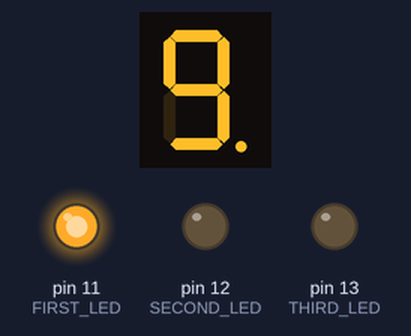
A sketch run on a simulated Arduino Uno, built with avr-gcc and run on an emulated ATmega328P. Parts: 1-digit seven-segment display, output pins drawn as LEDs (lit = HIGH). Wiring (inferred from the names in the program): 1-digit 7-segment display, segments lit when LOW: segments pin 3, pin 2, pin 7, pin 8, pin 9, pin 4, pin 5, pin 6. The segment pins are drawn as the display they are named for; pins used as bus, display or sensor lines are not drawn.

Above: at 0.1 s.
At 4.1 s:
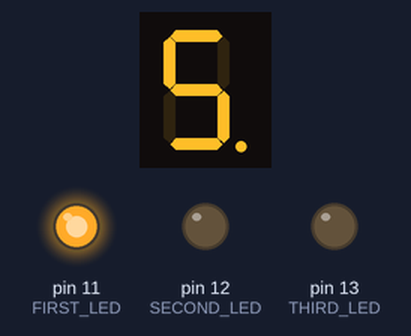
At 8.1 s:
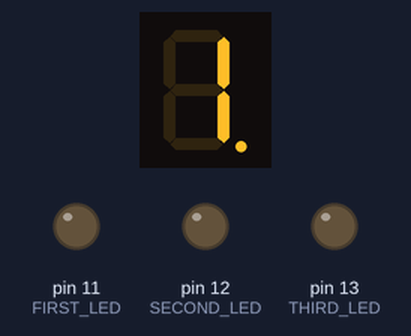
At 15.3 s:
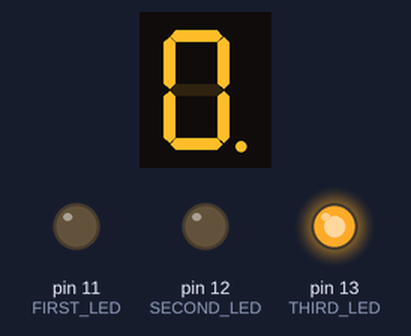
At 26.7 s:
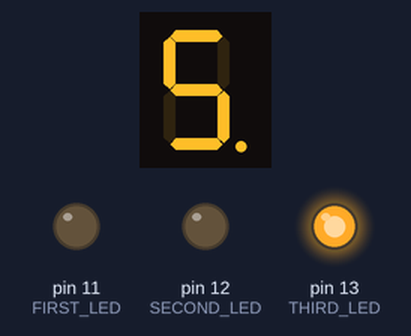
At 37.9 s:
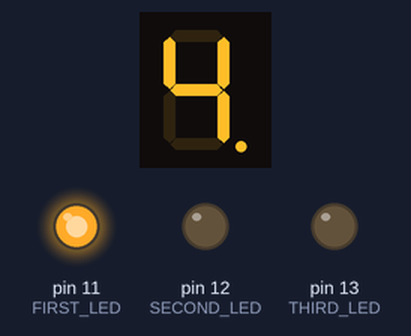
Timing chart, 0 to 40.0 s (numbered marks = the images above):
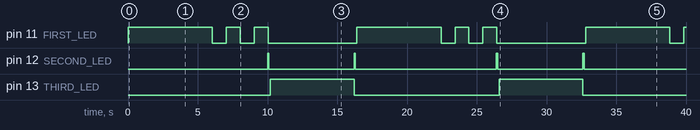

Measured:
- by itself, pin 11 (FIRST_LED): repeats every 16.4 s: 2 × (LOW 1.0 s, HIGH 1.0 s), LOW 6.4 s, HIGH 6.0 s
- by itself, pin 12 (SECOND_LED): LOW → HIGH at 10.0 s, → LOW 0.10 s later, → HIGH 6.1 s later, → LOW 0.10 s later, … (8 changes in this stretch)
- by itself, pin 13 (THIRD_LED): alternates HIGH for 6.0 s and LOW for 10.4 s
- what the display in image 1 shows lasts 1.0 s, from 4.0 s to 5.0 s

The sketch:

trafficLights.ino
```cpp
#include <Arduino.h>
#include "trafficLights.h"
#include "sevenSegmentDisplay.h"

int ledState = LOW;
unsigned long previousMillis = 0;
long interval = 250;

void runFirstState()
{

  digitalWrite(FIRST_LED, HIGH);
  for (int i = 9; i >= 0; i--)
  {
    resetDisplay();
    display(i);
    delay(1000);
    int counter = 0;
    if (i <= 5)
    {
      while (counter <= 6)
      {
        unsigned long currentMillis = millis();
        if (currentMillis - previousMillis >= interval)
          previousMillis = currentMillis;

        if (ledState == LOW)
        {
          ledState = HIGH;
        }
        else
        {
          ledState = LOW;
        }

        digitalWrite(FIRST_LED, ledState);
        counter++;
        interval = 100;
        previousMillis = 0;
      }
    }
  }
  digitalWrite(FIRST_LED, LOW);
  turnOffDisplay();
}

void runSecondState()
{

    digitalWrite(SECOND_LED, HIGH);
    delay(100);
    digitalWrite(SECOND_LED, LOW);
    delay(100);
}

void runThirdState()
{
  digitalWrite(THIRD_LED, HIGH);
  for (int i = 5; i >= 0; i--)
  {
    resetDisplay();
    display(i);
    delay(1000);
  }
  digitalWrite(THIRD_LED, LOW);
  turnOffDisplay();
}

void (*lightStates[3])() = {
    runFirstState,
    runSecondState,
    runThirdState};

boolean direction = true;
int currentState = 1;

void setup()
{
  pinMode(FIRST_LED, OUTPUT);
  pinMode(SECOND_LED, OUTPUT);
  pinMode(THIRD_LED, OUTPUT);
  pinMode(DISPLAY_A, OUTPUT);
  pinMode(DISPLAY_B, OUTPUT);
  pinMode(DISPLAY_C, OUTPUT);
  pinMode(DISPLAY_D, OUTPUT);
  pinMode(DISPLAY_E, OUTPUT);
  pinMode(DISPLAY_F, OUTPUT);
  pinMode(DISPLAY_G, OUTPUT);
  pinMode(DISPLAY_DP, OUTPUT);
}

void loop()
{

  (*lightStates[currentState - 1])();

  if (direction == true)
  {
    currentState++;
  }
  else
  {
    currentState--;
  }

  if ((currentState == NO_OF_STATES) || (currentState == FIRST_STATE))
  {
    direction = !direction;
  }
}
```

sevenSegmentDisplay.cpp
```cpp
#include <Arduino.h>
#include "sevenSegmentDisplay.h"


void resetDisplay()
{
  digitalWrite(DISPLAY_A, LOW);
  digitalWrite(DISPLAY_B, LOW);
  digitalWrite(DISPLAY_C, LOW);
  digitalWrite(DISPLAY_D, LOW);
  digitalWrite(DISPLAY_E, LOW);
  digitalWrite(DISPLAY_F, LOW);
  digitalWrite(DISPLAY_G, LOW);
  digitalWrite(DISPLAY_DP, LOW);
}

void turnOffDisplay()
{
  digitalWrite(DISPLAY_A, HIGH);
  digitalWrite(DISPLAY_B, HIGH);
  digitalWrite(DISPLAY_C, HIGH);
  digitalWrite(DISPLAY_D, HIGH);
  digitalWrite(DISPLAY_E, HIGH);
  digitalWrite(DISPLAY_F, HIGH);
  digitalWrite(DISPLAY_G, HIGH);
  digitalWrite(DISPLAY_DP, HIGH);
}

void display(int input)
{
  switch (input)
  {
  case 0:
    digitalWrite(DISPLAY_G, HIGH);
    break;
  case 1:
    digitalWrite(DISPLAY_A, HIGH);
    digitalWrite(DISPLAY_D, HIGH);
    digitalWrite(DISPLAY_E, HIGH);
    digitalWrite(DISPLAY_F, HIGH);
    digitalWrite(DISPLAY_G, HIGH);
    break;
  case 2:
    digitalWrite(DISPLAY_C, HIGH);
    digitalWrite(DISPLAY_F, HIGH);
    break;
  case 3:
    digitalWrite(DISPLAY_E, HIGH);
    digitalWrite(DISPLAY_F, HIGH);
    break;
  case 4:
    digitalWrite(DISPLAY_A, HIGH);
    digitalWrite(DISPLAY_D, HIGH);
    digitalWrite(DISPLAY_E, HIGH);
    break;
  case 5:
    digitalWrite(DISPLAY_B, HIGH);
    digitalWrite(DISPLAY_E, HIGH);
    break;
  case 6:
    digitalWrite(DISPLAY_B, HIGH);
    break;
  case 7:
    digitalWrite(DISPLAY_D, HIGH);
    digitalWrite(DISPLAY_E, HIGH);
    digitalWrite(DISPLAY_F, HIGH);
    digitalWrite(DISPLAY_G, HIGH);
    break;
  case 8:
    break;
  case 9:
    digitalWrite(DISPLAY_E, HIGH);
    break;
  default:
    digitalWrite(DISPLAY_B, HIGH);
    digitalWrite(DISPLAY_C, HIGH);
  }
}
```

sevenSegmentDisplay.h
```cpp
#define DISPLAY_A 3
#define DISPLAY_B 2
#define DISPLAY_C 7
#define DISPLAY_D 8
#define DISPLAY_E 9
#define DISPLAY_F 4
#define DISPLAY_G 5
#define DISPLAY_DP 6

void resetDisplay();
void turnOffDisplay();
void display(int input);
```

trafficLights.h
```cpp
#define FIRST_LED 11
#define SECOND_LED 12
#define THIRD_LED 13
#define NO_OF_STATES 3
#define FIRST_STATE 1
```
